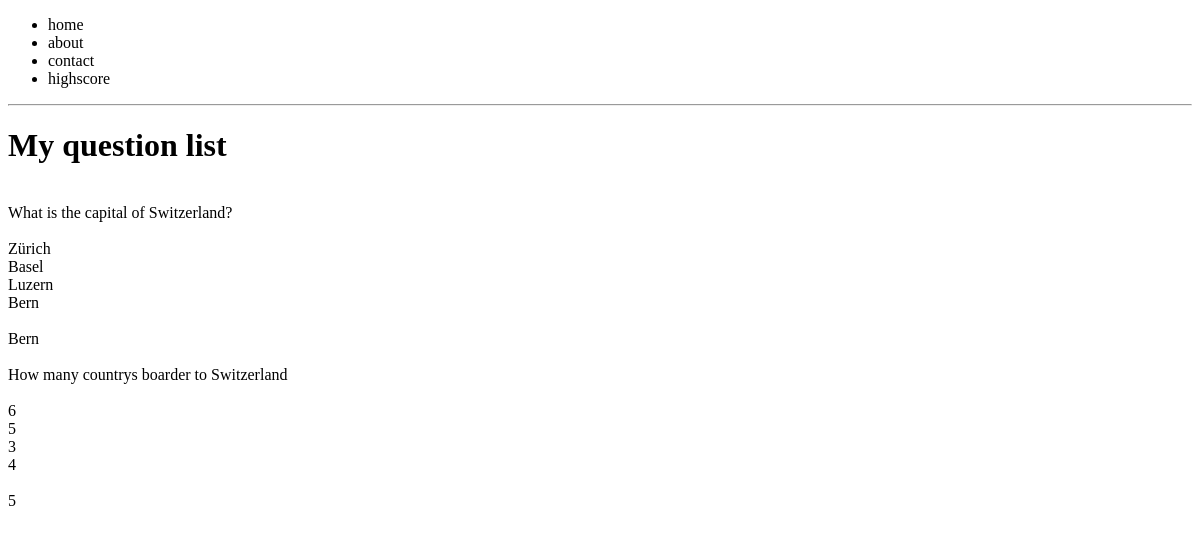
The page /questions/ on the database as committed earlier.
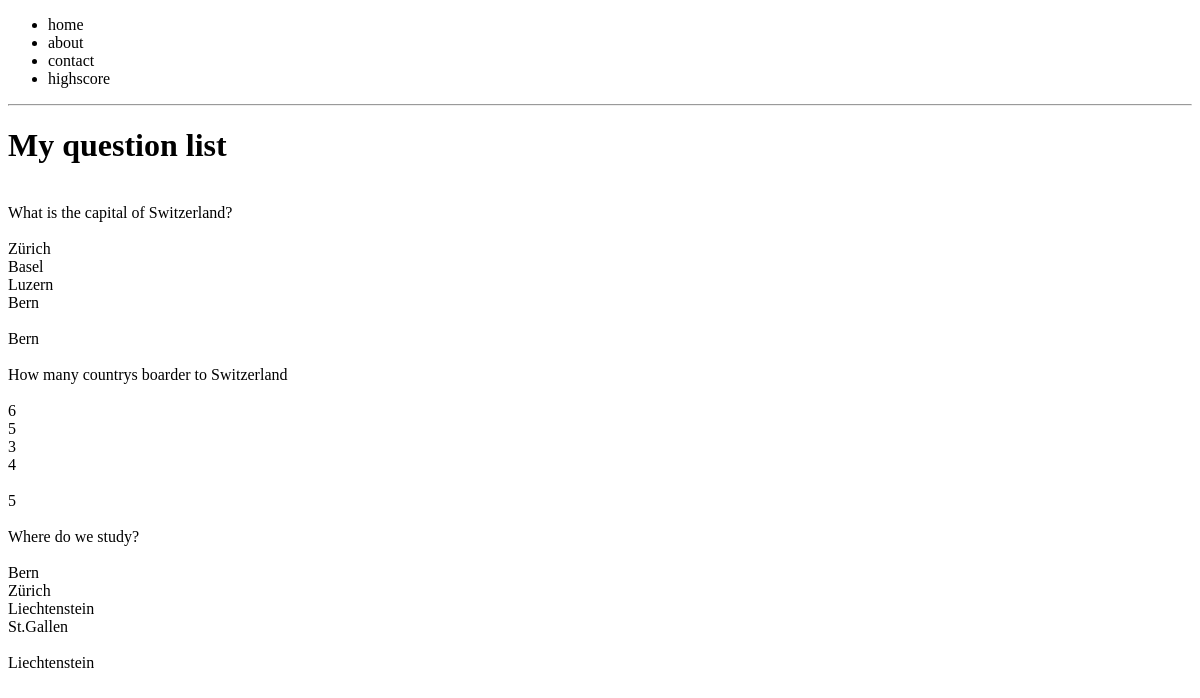
The same page on the database as committed later.
### quizGameApp/models.py (models this page shows)
class Question(models.Model):
    question = models.CharField(max_length=100)
    option1 = models.CharField(max_length=100)
    option2 = models.CharField(max_length=100)
    option3 = models.CharField(max_length=100)
    option4 = models.CharField(max_length=100)
    corransw = models.CharField(max_length=100)

### quizGameApp/views.py (the view)
# urls.py: path('questions/', HomeView.questionList),
    def questionList(httprequest, *args, **kwargs):
        allQuestions = Question.objects.all()
        context = {
            "allQuestions": allQuestions,
            "title": "My question list"
        }
        return render(httprequest, "question_list.html", context)

### templates/question_list.html
{% extends 'base.html' %}
{% block mainContent %}
    <h1>{{ title }}</h1>
{% endblock %}
{% block questionListContent %}
    {% for obj in allQuestions %}
        <br>{{ obj.question }} <br><br>
        {{ obj.option1 }} <br>
        {{ obj.option2 }} <br>
        {{ obj.option3 }} <br>
        {{ obj.option4 }} <br><br>
        {{ obj.corransw }} <br>
    {% endfor %}
{% endblock %}

Rows that differ between the two databases and show on the page:
added Question: question "Where do we study?", option1 "Bern", option2 "Zürich", option3 "Liechtenstein", option4 "St.Gallen", corransw "Liechtenstein"
